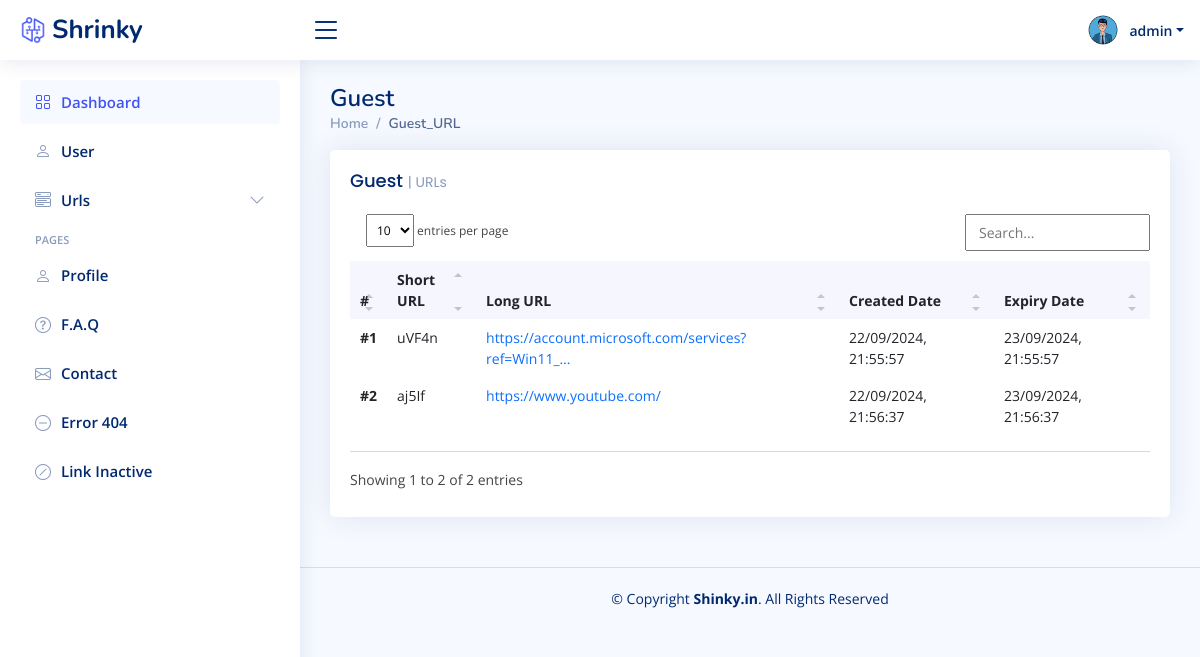
/Guest_list/ (signed in), run on the app's committed database.
### APP/models.py (models this page shows, shortened)
class User(AbstractBaseUser):
    name = models.CharField(max_length=255)
    email = models.EmailField(verbose_name="Email Address", unique=True)
    username = models.CharField(max_length=30, unique=True)
    contact = models.CharField(max_length=20, blank=True)
    image = models.ImageField(blank=True, null=True)
    is_active = models.BooleanField(default=True)
    is_staff = models.BooleanField(default=False)
    is_superuser = models.BooleanField(default=False)
    date_joined = models.DateTimeField(auto_now_add=True)
    USERNAME_FIELD = "username"
    REQUIRED_FIELDS = ["email"]
    objects = CustomUserManager()

class guest_url(models.Model):
    rurl = models.CharField(max_length=30)
    ourl = models.TextField()
    created_at = models.TextField(max_length=30)
    expiry_at = models.TextField(max_length=30)

### FunUrl_V2/views/admin_views.py (the view)
# urls.py: path("Guest_list/", admin_views.Guest_list, name="Guest_list"),
def Guest_list(request):
    if request.user.is_authenticated and request.user.is_staff:
        url_list = guest_url.objects.all()
        context = {"url_list": url_list}
        return render(request, "./Admin/Admin_Guest.html", context)
    else:
        return redirect("/login")

### templates/Admin/Admin_Guest.html
{% extends './Base.html' %}
{% block title %} Guest_URL {% endblock title%} {%block main %}
<main id="main" class="main mt-1">
  <div class="pagetitle">
    <h1>Guest</h1>
    <nav>
      <ol class="breadcrumb">
        <li class="breadcrumb-item"><a href="index.html">Home</a></li>
        <li class="breadcrumb-item active">Guest_URL</li>
      </ol>
    </nav>
  </div>
  <section class="section dashboard">
    <div class="row">
      <div class="col-lg-12">
        <div class="row">
          <div class="col-12">
            <div class="card recent-sales overflow-auto">
              <div class="card-body">
                <h5 class="card-title">Guest <span>| URLs</span></h5>
                <table class="table table-borderless datatable">
                  <thead>
                    <tr>
                      <th scope="col">#</th>
                      <th scope="col">Short URL</th>
                      <th scope="col">Long URL</th>
                      <th scope="col">Created Date</th>
                      <th scope="col">Expiry Date</th>
                    </tr>
                  </thead>
                  <tbody>
                    {% for url in url_list%}
                    <tr>
                      <th scope="row">#{{forloop.counter}}</th>
                      <td>{{url.rurl}}</td>
                      <td>
                        <a href="{{url.long_url}}" class="text-primary"
                          >{{url.ourl|truncatechars:50}}</a
                        >
                      </td>
                      <td>{{url.created_at}}</td>
                      <td>{{url.expiry_at}}</td>
                    </tr>
                    {% endfor %}
                  </tbody>
                </table>
              </div>
            </div>
          </div>
        </div>
      </div>
    </div>
  </section>
</main>
{% endblock main %}

### templates/Admin/Base.html (shortened to what this page needs)
{%load static %}
<!DOCTYPE html>
<html lang="en">
  <head>
    <link href="{% static 'assets/css/bootstrap.min.css'%}" rel="stylesheet" />
    <link
      href="{% static 'assets/css/bootstrap-icons.css'%}"
      rel="stylesheet"
    />
    <link href="{% static 'assets/css/boxicons.min.css'%}" rel="stylesheet" />
    <link href="{% static 'assets/css/quill.snow.css'%}" rel="stylesheet" />
    <link href="{% static 'assets/css/quill.bubble.css'%}" rel="stylesheet" />
    <link href="{% static 'assets/css/remixicon.css'%}" rel="stylesheet" />
    <link
      href="{% static 'assets/css/simple-datatables.css'%}"
      rel="stylesheet"
    />
    <link href="{% static 'assets/css/style.css'%}" rel="stylesheet" />
    <link href="{% static 'assets/css/U_Style.css'%}" rel="stylesheet" />
  </head>
  <body>
    {% if request.user.is_authenticated %}
    {% include './includes/header.html'%}
    {% include './includes/sidebar.html'%}
    {% block main %}{% endblock main%}
    {% include './includes/footer.html'%} {% endif %}
  </body>
</html>

### templates/Admin/includes/header.html (shortened to what this page needs)
{%load static%}
<header id="header" class="header sticky-top d-flex align-items-center">
  <div class="d-flex align-items-center justify-content-between">
    <a href="/" class="logo d-flex align-items-center">
      <img src="{% static 'assets/img/new_logo_bg.png'%}" alt="" />
      <span class="d-none d-lg-block">Shrinky </span>
    </a>
    <i class="bi bi-list toggle-sidebar-btn"></i>
  </div>
  <nav class="header-nav ms-auto">
    <ul class="d-flex align-items-center">
      <li class="nav-item dropdown pe-3">
        <a
          class="nav-link nav-profile d-flex align-items-center pe-0"
          href="#"
          data-bs-toggle="dropdown"
        >
          <img
            src="{% static 'assets/img/default_pic.png'%}"
            alt="Profile"
            class="rounded-circle w-5"
          />
          <span class="d-none d-md-block dropdown-toggle ps-2"
            >{{ user.username }}</span
          >
        </a>
      </li>
    </ul>
  </nav>
</header>

### templates/Admin/includes/sidebar.html (shortened to what this page needs)
<aside id="sidebar" class="sidebar">
  <ul class="sidebar-nav" id="sidebar-nav">
    <li class="nav-item">
      <a class="nav-link" href="{% url 'dashboard' %}">
        <i class="bi bi-grid"></i> <span>Dashboard</span>
      </a>
    </li>
    <li class="nav-item">
      <a class="nav-link collapsed" href="{% url 'users' %}">
        <i class="bi bi-person"></i> <span>User</span>
      </a>
    </li>
    <li class="nav-item">
      <a
        class="nav-link collapsed"
        data-bs-target="#components-nav"
        data-bs-toggle="collapse"
        href="#"
      >
        <i class="bi bi-menu-button-wide"></i><span>Urls</span
        ><i class="bi bi-chevron-down ms-auto"></i>
      </a>
    </li>
    <li class="nav-heading">Pages</li>
    <li class="nav-item">
      <a class="nav-link collapsed" href="{% url 'profile' %}">
        <i class="bi bi-person"></i> <span>Profile</span>
      </a>
    </li>
    <li class="nav-item">
      <a class="nav-link collapsed" href="pages-faq.html">
        <i class="bi bi-question-circle"></i> <span>F.A.Q</span>
      </a>
    </li>
    <li class="nav-item">
      <a class="nav-link collapsed" href="pages-contact.html">
        <i class="bi bi-envelope"></i> <span>Contact</span>
      </a>
    </li>
    <li class="nav-item">
      <a class="nav-link collapsed" href="{% url 'page404' %}">
        <i class="bi bi-dash-circle"></i> <span>Error 404</span>
      </a>
    </li>
    <li class="nav-item">
      <a class="nav-link collapsed" href="{% url 'Pageinactive' %}">
        <i class="bi bi-slash-circle"></i> <span>Link Inactive</span>
      </a>
    </li>
  </ul>
</aside>

### templates/Admin/includes/footer.html
<footer id="footer" class="footer">
  <div class="copyright">
    &copy; Copyright <strong><span>Shinky.in</span></strong
    >. All Rights Reserved
  </div>
</footer>

### static/assets/css/simple-datatables.css (style rules this page uses)
.dataTable-table { max-width: 100%; width: 100%; border-spacing: 0; border-collapse: separate; }
.dataTable-table > tbody > tr > td, .dataTable-table > tbody > tr > th, .dataTable-table > tfoot > tr > td, .dataTable-table > tfoot > tr > th, .dataTable-table > thead > tr > td, .dataTable-table > thead > tr > th { vertical-align: top; padding: 8px 10px; }
.dataTable-table > thead > tr > th { vertical-align: bottom; text-align: left; border-bottom: 1px solid #d9d9d9; }
.dataTable-table th { vertical-align: bottom; text-align: left; }

### static/assets/css/style.css (style rules this page uses)
:root { scroll-behavior: smooth; }
body { font-family: "Open Sans", sans-serif; background: #f6f9ff; color: #444444; }
a { color: #4154f1; text-decoration: none; }
h1, h2, h3, h4, h5, h6 { font-family: "Nunito", sans-serif; }
#main { margin-top: 60px; padding: 20px 30px; transition: all 0.3s; }
.pagetitle { margin-bottom: 10px; }
.pagetitle h1 { font-size: 24px; margin-bottom: 0; font-weight: 600; color: #012970; }
.card { margin-bottom: 30px; border: none; border-radius: 5px; box-shadow: 0px 0 30px rgba(1, 41, 112, 0.1); }
.card-title { padding: 20px 0 15px 0; font-size: 18px; font-weight: 500; color: #012970; font-family: "Poppins", sans-serif; }
.card-title span { color: #899bbd; font-size: 14px; font-weight: 400; }
.card-body { padding: 0 20px 20px 20px; }
.breadcrumb { font-size: 14px; font-family: "Nunito", sans-serif; color: #899bbd; font-weight: 600; }
.breadcrumb a { color: #899bbd; transition: 0.3s; }
.breadcrumb .breadcrumb-item::before { color: #899bbd; }
.breadcrumb .active { color: #51678f; font-weight: 600; }
.logo { line-height: 1; }
@media (min-width: 1200px) { .logo { width: 280px; } }
.logo img { max-height: 26px; margin-right: 6px; }
.logo span { font-size: 26px; font-weight: 700; color: #012970; font-family: "Nunito", sans-serif; }
.header { transition: all 0.5s; z-index: 997; height: 60px; box-shadow: 0px 2px 20px rgba(1, 41, 112, 0.1); background-color: #fff; padding-left: 20px; }
.header .toggle-sidebar-btn { font-size: 32px; padding-left: 10px; cursor: pointer; color: #012970; }
.header-nav ul { list-style: none; }
.header-nav > ul { margin: 0; padding: 0; }
.header-nav .nav-profile { color: #012970; }
.header-nav .nav-profile img { max-height: 36px; }
.header-nav .nav-profile span { font-size: 14px; font-weight: 600; }
.sidebar { position: fixed; top: 60px; left: 0; bottom: 0; width: 300px; z-index: 996; transition: all 0.3s; padding: 20px; overflow-y: auto; scrollbar-width: thin; scrollbar-color: #aab7cf transparent; box-shadow: 0px 0px 20px rgba(1, 41, 112, 0.1); background-color: #fff; }
@media (min-width: 1200px) { #main, #footer { margin-left: 300px; } }
.sidebar-nav { padding: 0; margin: 0; list-style: none; }
.sidebar-nav li { padding: 0; margin: 0; list-style: none; }
.sidebar-nav .nav-item { margin-bottom: 5px; }
.sidebar-nav .nav-heading { font-size: 11px; text-transform: uppercase; color: #899bbd; font-weight: 600; margin: 10px 0 5px 15px; }
.sidebar-nav .nav-link { display: flex; align-items: center; font-size: 15px; font-weight: 600; color: #4154f1; transition: 0.3; background: #f6f9ff; padding: 10px 15px; border-radius: 4px; }
.sidebar-nav .nav-link i { font-size: 16px; margin-right: 10px; color: #4154f1; }
.sidebar-nav .nav-link.collapsed { color: #012970; background: #fff; }
.sidebar-nav .nav-link.collapsed i { color: #899bbd; }
.sidebar-nav .nav-link .bi-chevron-down { margin-right: 0; transition: transform 0.2s ease-in-out; }
.dashboard .recent-sales { font-size: 14px; }
.dashboard .recent-sales .table thead { background: #f6f6fe; }
.dashboard .recent-sales .table thead th { border: 0; }
.footer { padding: 20px 0; font-size: 14px; transition: all 0.3s; border-top: 1px solid #cddfff; }
.footer .copyright { text-align: center; color: #012970; }

### data on the page
User: username "admin"
guest_url: rurl "uVF4n", ourl "https://account.microsoft.com/services?ref=Win11_…", created_at "22/09/2024, 21:55:57", expiry_at "23/09/2024, 21:55:57"
guest_url: rurl "aj5If", ourl "https://www.youtube.com/", created_at "22/09/2024, 21:56:37", expiry_at "23/09/2024, 21:56:37"
